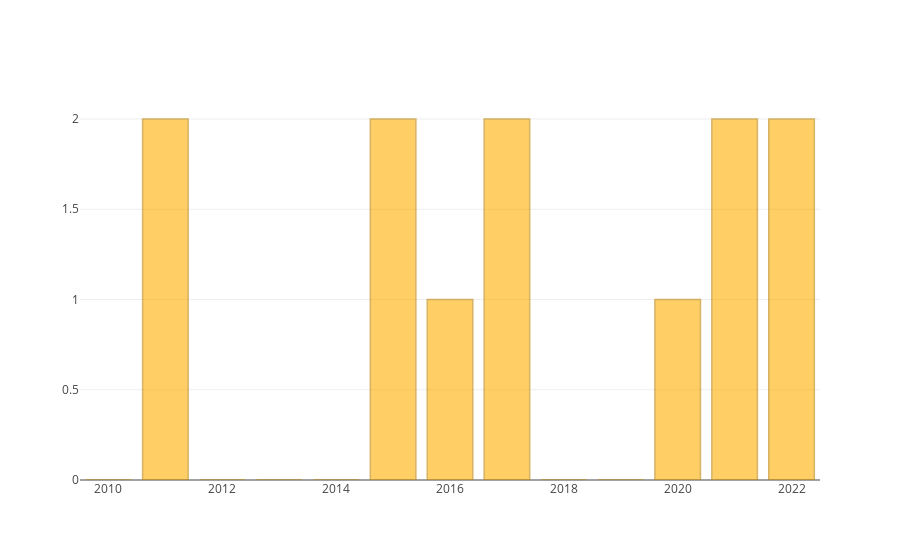

The notebook cell this image was saved under:
### Code cell
dataWindow
    .withColumn("temperatura maxima", func.round($"ta_max", 2))
    .orderBy($"mes".asc)
    //.select($"mes", $"año", $"temperatura maxima")
    .show()

val dataToPlot = Seq(
  Bar(
    Seq(2010, 2011, 2012, 2013, 2014, 2015, 2016, 2017, 2018, 2019, 2020, 2021, 2022),
    Seq(year2010, year2011, year2012, year2013, year2014, year2015, year2016, 
        year2017, year2018, year2019, year2020, year2021, year2022),
    marker = Marker(
        color = Color.RGB(255, 174, 0),
        opacity = 0.6,
        line = Line(
            color = Color.RGB(189, 129, 0),
              width = 1.5
        )
    )
  )
)

plot(dataToPlot)

### Figure 1 — Plotly figure (JSON) as saved in the notebook; plotly's stock layout.template omitted (floating-point values rounded to 4 significant figures)
{"data": [{"marker": {"color": "rgb(255, 174, 0)", "line": {"color": "rgb(189, 129, 0)", "width": 1.5}, "opacity": 0.6}, "type": "bar", "x": [2010, 2011, 2012, 2013, 2014, 2015, 2016, 2017, 2018, 2019, 2020, 2021, 2022], "y": [0, 2, 0, 0, 0, 2, 1, 2, 0, 0, 1, 2, 2]}], "layout": {}}
